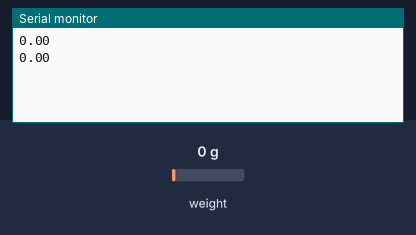
Recording of a sketch running on a simulated Arduino Uno, built with avr-gcc and run on an emulated ATmega328P. Parts: the last lines printed to the serial monitor. The test bench sets the inputs (shaded band); at power-on: weight on the scale 0 g.

Above: at 6.0 s.
6.1 s: weight on the scale set to 100 g
At 11.1 s:
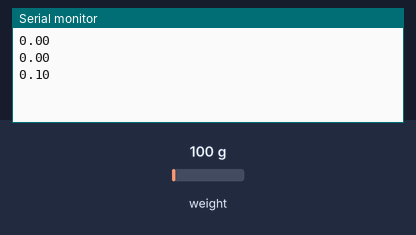
12.2 s: weight on the scale set to 1250 g
At 16.2 s:
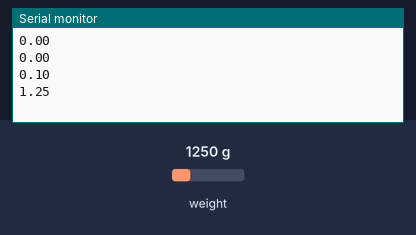
Timing chart, 0 to 17.7 s (numbered marks = the images above; inputs shaded):
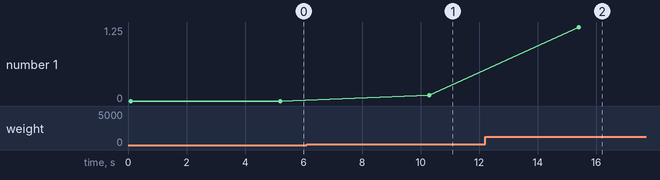

The sketch:

HX711Serial.ino
```cpp
#include "HX711.h"

// HX711.DOUT	- pin #A1
// HX711.PD_SCK	- pin #A0

HX711 scale(A1, A0);		// parameter "gain" is ommited; the default value 128 is used by the library

void setup() {
  // Setting appropriate baud rate
  Serial.begin(38400);
  // this value is obtained by calibrating the scale with known weights
  scale.set_scale(-204882.f);
}

void loop() {
  Serial.println(scale.get_units());
  scale.power_down();			        // put the ADC in sleep mode
  delay(5000);
  scale.power_up();
}
```

Measured:
- after the input at 6.1 s, the serial monitor: prints a new line after 4.2 s (image 1)
- after the input at 12.2 s, the serial monitor: prints a new line after 3.2 s (image 2)
- plotted number 1: 0 → 0.1 after the input at 6.1 s, 0.1 → 1.25 after the input at 12.2 s
